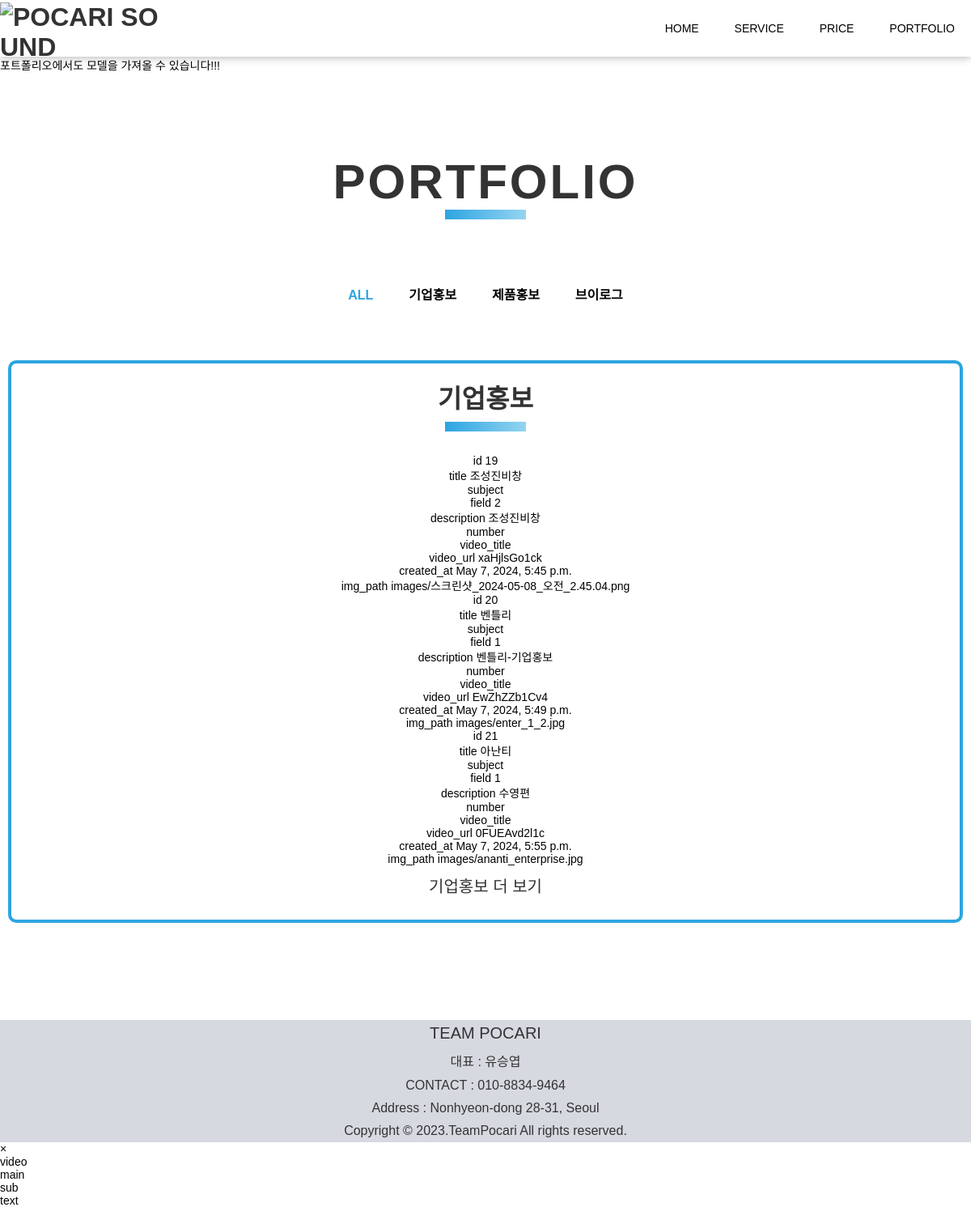
/portfolio/, run on an earlier commit of the app's database.
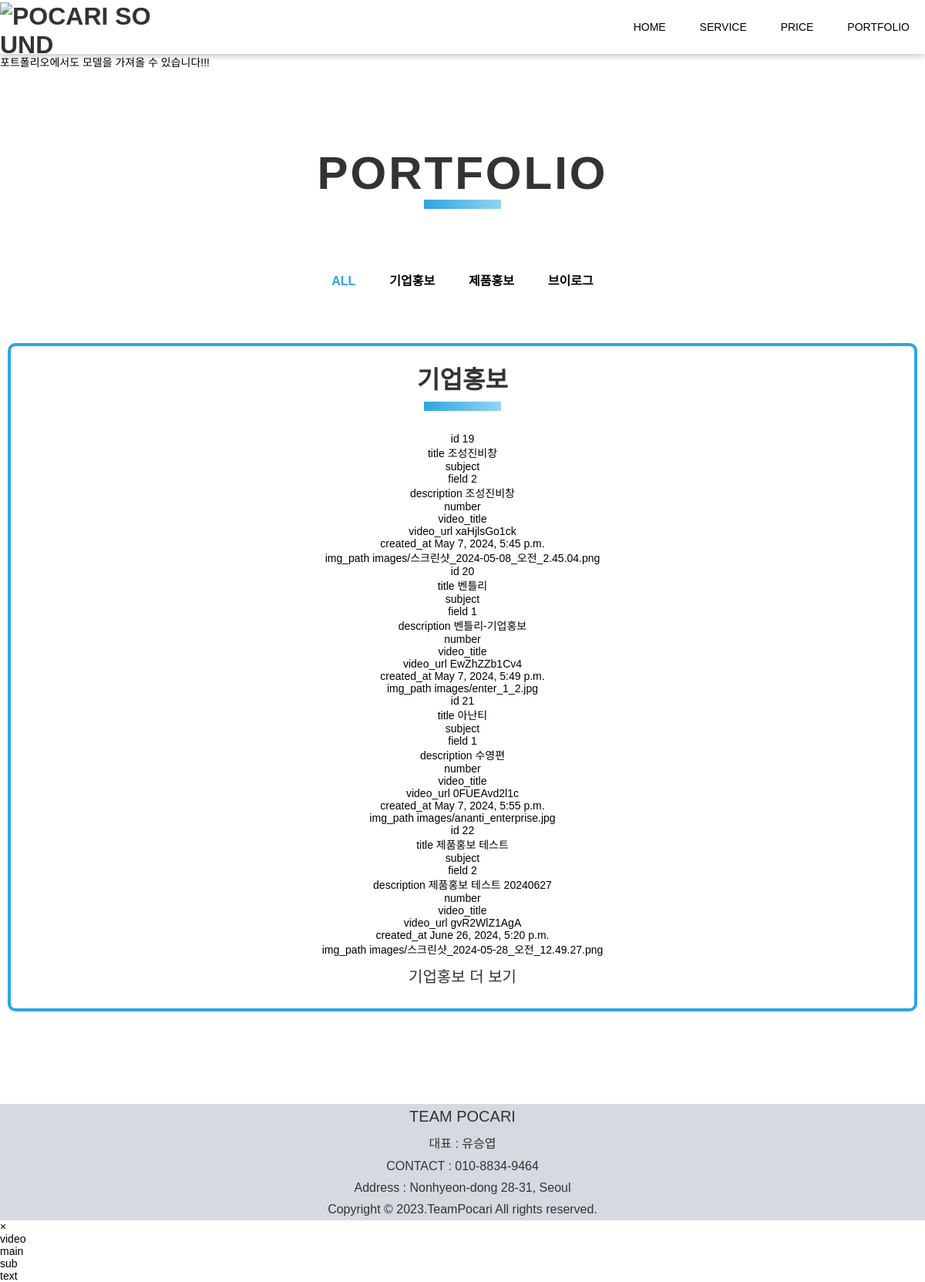
And on a later commit of the database.
### home/models.py (models this page shows, shortened)
class Portfolio(models.Model):
    FIELD_CHOICES = (
        (1,'기업홍보'),
        (2,'제품홍보'),
        (3,'브이로그'),
    )
    id = models.AutoField(primary_key = True) # 번호(화면에 안보임)
    field = models.IntegerField(choices=FIELD_CHOICES)  # 필드
    title = models.CharField(max_length=255) # 제목
    description = models.CharField(max_length = 500) # 내용
    video_url = models.CharField(max_length=255) # 영상
    img_path = models.ImageField(upload_to='images/') #이미지
    created_at = models.DateTimeField(auto_now_add=True) #등록일자
    class Meta:
        ordering = ['created_at']  # number로 주로 정렬하되, 동일한 경우 created_at으로 정렬

### portfolio/views.py (the view)
# urls.py: path("", views.index),
def index(request):
    context = dict()
    portfolios = Portfolio.objects.all()
    context["portfolios"] = portfolios
    return render(request, "portfolio/index.html",context=context )

### portfolio/templates/portfolio/index.html (shortened to what this page needs)
{% load static%}
<!DOCTYPE html>
<html lang="ko">
  <head>
    <link rel="stylesheet" href="https://use.fontawesome.com/releases/v5.15.3/css/all.css"
 />
    <link rel="stylesheet" href="{% static 'home/css/home.css' %}" />
    <link rel="stylesheet" href="{% static 'home/css/icon.css' %}" />
  </head>
<body>
      <header class="header-area navbar-fade" id="header">
        <nav class="navbar">
          <a class="navbar-brand" href="./index.html"><img src="{% static 'home/css/home.css' %}./asset/vertical_logo.png" alt="pocari sound"> </a>
          <div class="navbar-menu" id="menu">
            <div class="nav-item">
              <a class="nav-link" href="./home.html" id="navbarHome">Home</a>
            </div>
            <div class="nav-item">
              <a class="nav-link" href="./home.html"id="navbarService">Service</a>
            </div>
            <div class="nav-item">
              <a class="nav-link" href="./home.html"id="navbarPrice">price</a>
            </div>
            <div class="nav-item">
              <a class="nav-link" href="./home.html"id="navbarPortfolio">portfolio</a>
            </div>
          </div>
        </nav>
      </header>
      <div> 포트폴리오에서도 모델을 가져올 수 있습니다!!!</div>
  <div class="section-container">
    <section class="portfolio-area" id="portfolio">
      <div class="title"><a href="./portfolio.html">PORTFOLIO</a></div>
      <div class="filter">
        <ul class="list">
          <li class="listItem active" id="all">ALL</li>
          <li class="listItem" id="enterprise">기업홍보</li>
          <li class="listItem" id="product">제품홍보</li>
          <li class="listItem" id="vlog">브이로그</li>
        </ul>
      </div>
      <div class="container">
        <div class="sub-container enterprise" id="sub-enterprise">
          <div class="category">기업홍보</div>
            {% for pf in portfolios %}
                <div> id {{ pf.id }} </div>
                <div> title {{ pf.title }} </div>
                <div> subject {{ pf.subject }} </div>
                <div> field {{ pf.field }} </div>
                <div> description {{ pf.description }} </div>
                <div> number{{ pf.number }} </div>
                <div> video_title {{ pf.video_title }} </div>
                <div> video_url {{ pf.video_url }} </div>
                <div> created_at {{ pf.created_at }} </div>
                <div> img_path {{ pf.img_path }} </div>
            {% endfor %}
          <div class="sub-category" id="more_enterprise"> 기업홍보 더 보기 </div>
        </div>
      </div>
    </section>
  </div>
  <footer class="footer-area">
    <div class="info">
      <p style="font-size: 20px;">TEAM POCARI</p>
      <p>대표 : 유승엽</p>
      <p>CONTACT : 010-8834-9464</p>
      <p>Address : Nonhyeon-dong 28-31, Seoul</p>
      <p>Copyright © 2023.TeamPocari All rights reserved. </p>
    </div>
  </footer>
  <div id="portfolioModal" class="modal">
    <span class="close" id="modalClose">&times;</span>
    <div class="modal-container">
      <div id="modalVideo">video</div>
      <div id="modalMain" class="modal-main">main</div>
      <div id="modalSub" class="modal-sub">sub</div>
      <div id="modalText" class="modal-text">text</div>
    </div>
  </div>
</body>
</html>

What changed in the data, as far as the page shows it:
added Portfolio: id "22", title "제품홍보 테스트", field "2", description "제품홍보 테스트 20240627", video_url "gvR2WlZ1AgA", created_at "June 26, 2024, 5:20 p.m.", img_path "images/스크린샷_2024-05-28_오전_12.49.27.png"
